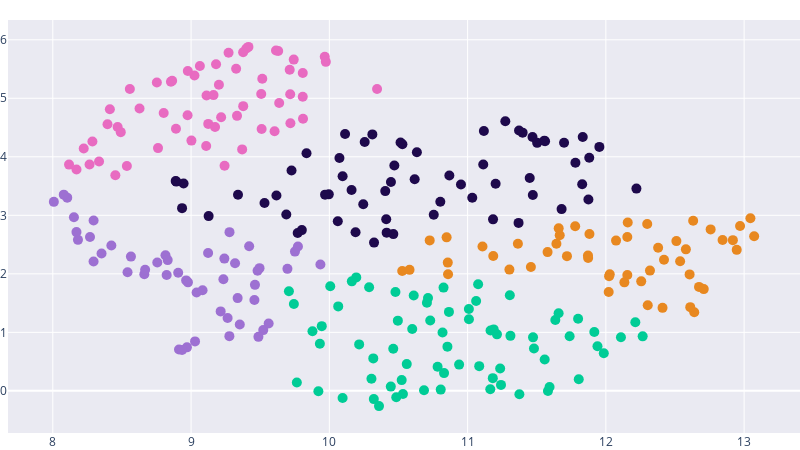

Write notebook code for a chart like this one.
### Code cell
cluster_umap_vital_inter = AgglomerativeClustering(n_clusters=5, affinity='euclidean', linkage='ward')  
cluster_umap_vital_inter.fit_predict(umap_data_vital_inter)
fig = go.Figure([go.Scatter(x=umap_data_vital_inter[:,0], 
                            y=umap_data_vital_inter[:,1], 
                            marker={'color':cluster_umap_vital_inter.labels_, 'size':10}, 
                            mode='markers',
                            text=sorted(df.FallNr.unique()),
                            hovertemplate='%{text}<br><extra></extra>',
                            marker_colorscale=['#1e094c', '#00CC96', '#00CC96', '#00CC96', '#5274e3', '#e86bc1', '#e86bc1', '#e86bc1', '#5274e3', '#e88820'])])

fig.update_layout(
    margin={'l': 0, 'r': 0, 't': 20, 'b': 0},
    title={
        'y':0.9,
        'x':0.5,
        'xanchor': 'center',
        'yanchor': 'top'},
    autosize=True,
    width=800,
    height=450)
fig.update_layout(plot_bgcolor='#eaeaf2')
fig.show()
fig.write_image(image_path+'cluster_vvital_inter_umap.png')
fig.write_html(image_path+'cluster_vvital_inter_umap.html')

### Figure 1 — Plotly figure (JSON) as saved in the notebook; plotly's stock layout.template omitted (floating-point values rounded to 4 significant figures; data arrays with more than 128 entries replaced by an {"elided": "..."} marker saying what was removed)
{"data": [{"hovertemplate": "%{text}<br><extra></extra>", "marker": {"color": {"elided": "294 int values"}, "colorscale": [[0, "#1e094c"], [0.1111, "#00CC96"], [0.2222, "#00CC96"], [0.3333, "#00CC96"], [0.4444, "#5274e3"], [0.5556, "#e86bc1"], [0.6667, "#e86bc1"], [0.7778, "#e86bc1"], [0.8889, "#5274e3"], [1, "#e88820"]], "size": 10}, "mode": "markers", "text": {"elided": "294 str values"}, "type": "scatter", "x": {"elided": "294 float values"}, "y": {"elided": "294 float values"}}], "layout": {"autosize": true, "height": 450, "margin": {"b": 0, "l": 0, "r": 0, "t": 20}, "plot_bgcolor": "#eaeaf2", "title": {"x": 0.5, "xanchor": "center", "y": 0.9, "yanchor": "top"}, "width": 800}}
